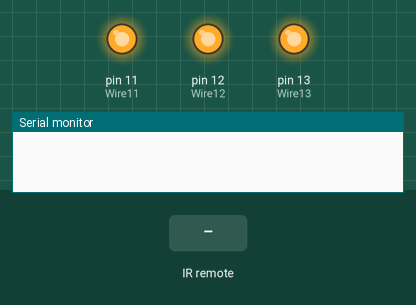
The sketch below on a simulated Arduino Uno, built with avr-gcc and run on an emulated ATmega328P. Parts: output pins drawn as LEDs (lit = HIGH), the last lines printed to the serial monitor. Inputs (shaded band) come from the test bench.

Above: at 1.2 s.
1.3 s: infrared code 0xFFA25D received
At 2.5 s:
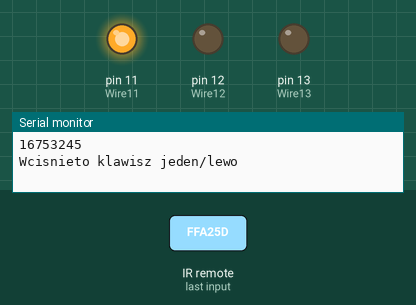
2.8 s: infrared code 0xFF629D received
At 3.8 s:
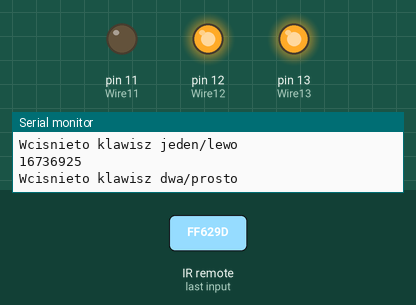
4.3 s: infrared code 0xFFE21D received
At 4.9 s:
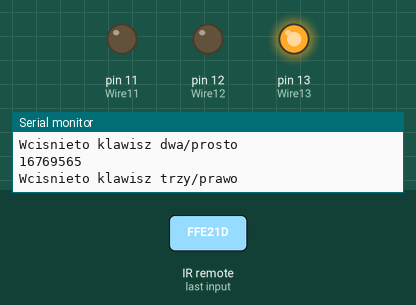
5.8 s: infrared code 0xFFA25D received
At 6.1 s:
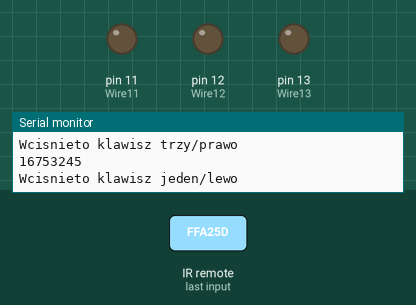
Timing chart, 0 to 8.3 s (numbered marks = the images above; inputs shaded):
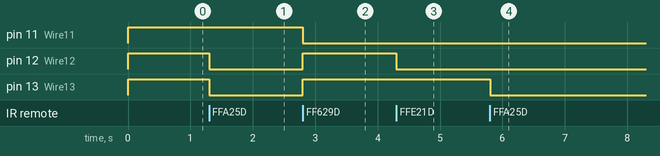

The sketch:

RemotoControl.ino
```cpp
#include <IRremote.h>
#include <IRremoteInt.h>

const int Wire13 = 13;
const int Wire12 =  12;
const int Wire11 =  11;
const int Wire10 =  10;

int input_pin = 10; // wpisujemy nazwę pinu, po którym nastepuje komunikacja
IRrecv irrecv(Wire10);
decode_results signals;


void setup()
{
    Serial.begin(9600);
    irrecv.enableIRIn(); // włączenie odbierania danych

    pinMode(Wire13, OUTPUT);
    pinMode(Wire12, OUTPUT);
    pinMode(Wire11, OUTPUT);


    digitalWrite(Wire13, HIGH);
    digitalWrite(Wire12, HIGH);
    digitalWrite(Wire11, HIGH);

}

void loop() {
if (irrecv.decode(&signals)) {
       // Serial.println(signals.decode_type); // typ nadajnika
       // Serial.print(F("wynik = 0x"));
       // Serial.println(signals.value, HEX); // wynik w systemie szesnatkowym
       // Serial.println(signals.bits); // ilość przesłanych danych
        irrecv.blink13(true); // mrugamy diodami w arduino

        // Przykładowe porównanie:
        //Serial.println("Nic");
        if (signals.value != 0xFFFFFFFF)
        {
          Serial.println(String(signals.value));
        }
        if (signals.value == 0xFFFFFFFF)
        {
          Serial.println("Wcisnieto klawisz Overflow");
        }
        if (signals.value == 0xFF10EF)
        {
          Serial.println("Wcisnieto klawisz lewo");
        }
        if (signals.value == 0xFF18E7)
        {
          Serial.println("Wcisnieto klawisz gora");
        }
        if (signals.value == 0xFF5AA5)
        {
          Serial.println("Wcisnieto klawisz prawo");
        }
        if (signals.value == 0xFFA25D)
        {
          Serial.println("Wcisnieto klawisz jeden/lewo");
          digitalWrite(Wire13, LOW);
          digitalWrite(Wire12, LOW);
        }
                if (signals.value == 0xFF629D)
        {
          Serial.println("Wcisnieto klawisz dwa/prosto");
          digitalWrite(Wire13, HIGH);
          digitalWrite(Wire12, HIGH);
          digitalWrite(Wire11, LOW);
        }
                if (signals.value == 0xFFE21D)
        {
          Serial.println("Wcisnieto klawisz trzy/prawo");
          digitalWrite(Wire13, HIGH);
          digitalWrite(Wire12, LOW);
        }
                if (signals.value == 0xFF02FD)
        {
          Serial.println("Wcisnieto klawisz piec/stop");
          digitalWrite(Wire13, HIGH);
          digitalWrite(Wire12, HIGH);
          digitalWrite(Wire11, HIGH);
        }

        // ... i tak dalej

        irrecv.resume(); // nasłuchujemy na następne nadanie
    }
}
```

Measured:
- after the input at 1.3 s, pin 12 (Wire12), pin 13 (Wire13): HIGH → LOW at once
- after the input at 2.8 s, pin 11 (Wire11): HIGH → LOW at once; pin 12 (Wire12), pin 13 (Wire13): LOW → HIGH at once
- after the input at 4.3 s, pin 12 (Wire12): HIGH → LOW at once
- after the input at 5.8 s, pin 13 (Wire13): HIGH → LOW at once
